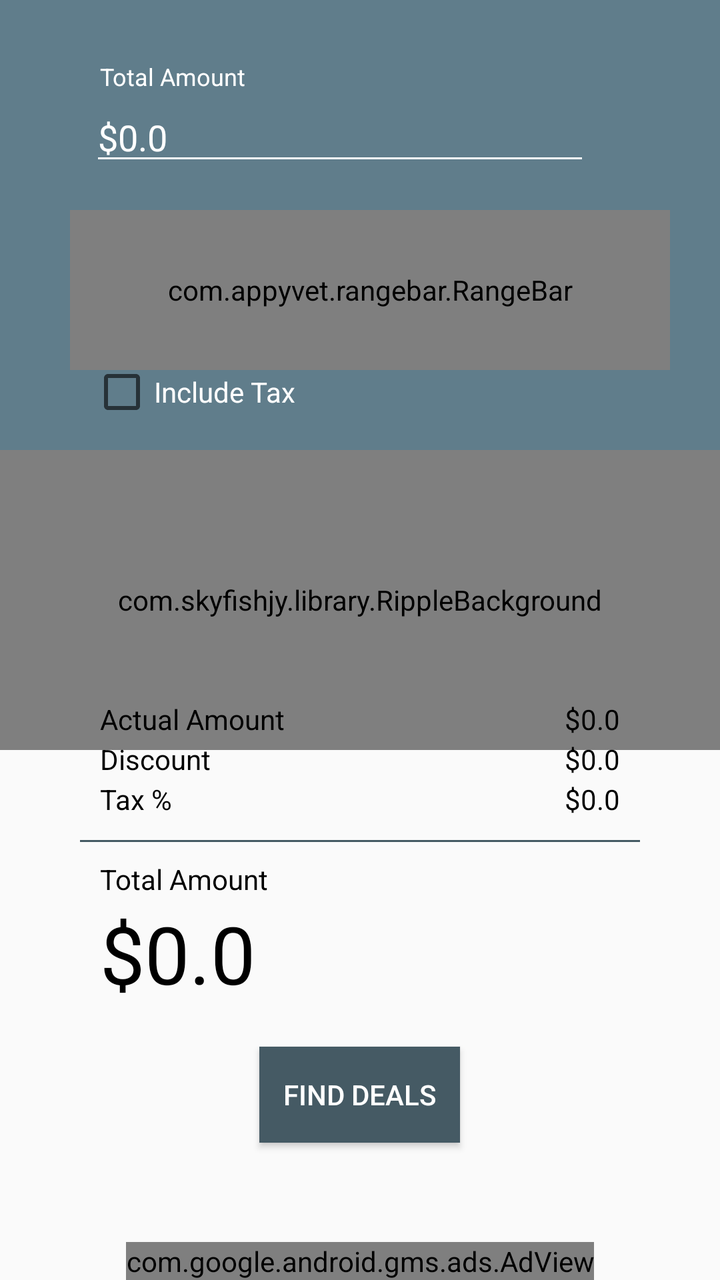
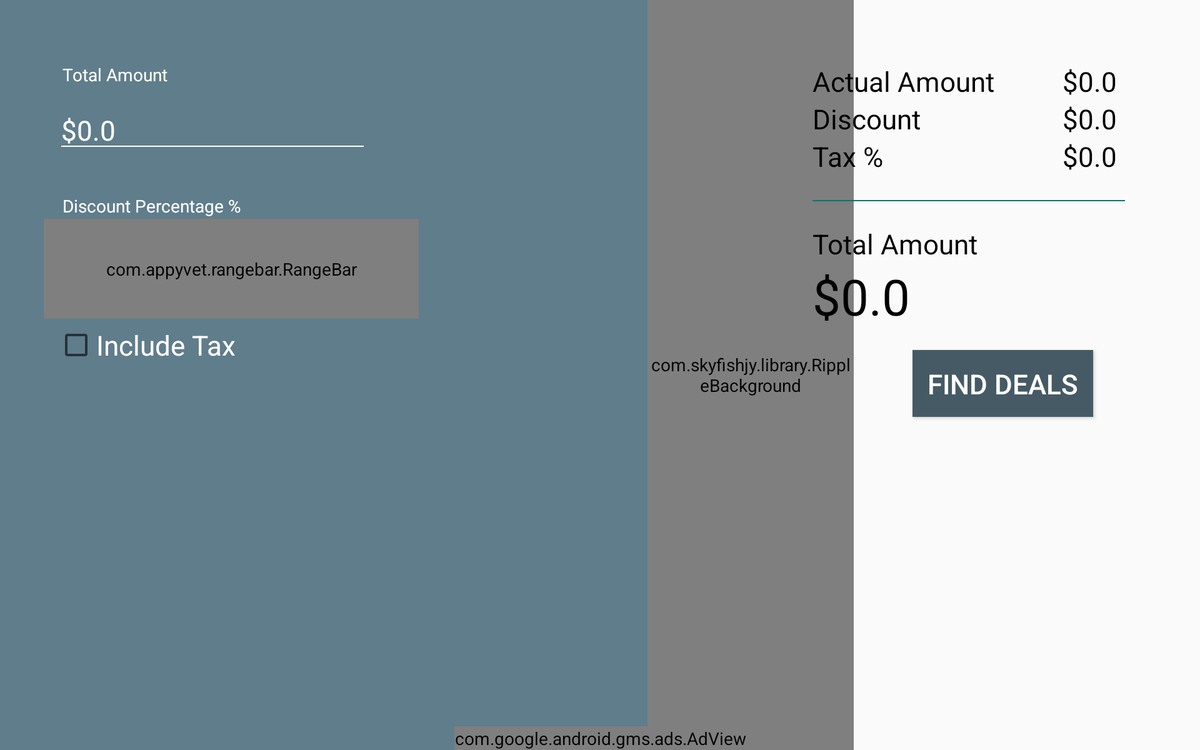

An Android layout and its configuration variant, each rendered on a device that would load it. The default file and the variant file are quoted in full after the pictures.
<!-- AndroidManifest.xml: application theme AppTheme -->
<!-- res/layout/discount.xml -->
<?xml version="1.0" encoding="utf-8"?>
<RelativeLayout xmlns:android="http://schemas.android.com/apk/res/android"
    android:orientation="vertical" android:layout_width="match_parent"
    android:layout_height="match_parent">

    <android.support.v4.widget.NestedScrollView
        android:id="@+id/discount_scroll"
        android:layout_width="match_parent"
        android:layout_height="match_parent">

        <RelativeLayout
            android:layout_width="match_parent"
            android:layout_height="match_parent">

            <ImageView
                android:layout_width="match_parent"
                android:layout_height="300dp"
                android:background="@color/discount_primary_light"/>

            <TextView
                android:id="@+id/txt_loan"
                android:layout_width="wrap_content"
                android:layout_height="wrap_content"
                android:text="Total Amount"
                android:paddingLeft="50dp"
                android:layout_marginTop="30dp"
                android:textSize="@dimen/textview_lable_size"
                android:textColor="@color/text_color_white"/>

            <EditText
                android:id="@+id/total_amount"
                android:layout_width="250dp"
                android:layout_height="wrap_content"
                android:hint="$0.0"
                android:layout_marginLeft="45dp"
                android:layout_below="@+id/txt_loan"
                android:inputType="numberDecimal"
                android:textColor="@color/text_color_white"
                android:backgroundTint="@color/text_color_white"
                android:textColorHint="@color/text_color_white"/>

            <TextView
                android:id="@+id/txt_loan1"
                android:layout_width="wrap_content"
                android:layout_height="wrap_content"
                android:text="Discount Percentage %"
                android:paddingLeft="50dp"
                android:layout_marginTop="105dp"
                android:textSize="@dimen/textview_lable_size"
                android:textColor="@color/text_color_white"/>

            <com.appyvet.rangebar.RangeBar
                xmlns:custom="http://schemas.android.com/apk/res-auto"
                android:id="@+id/discount_percent"
                android:layout_width="300dp"
                android:layout_height="80dp"
                custom:connectingLineColor="#FFFFFF"
                custom:pinColor="#FFFFFF"
                custom:pinMaxFont="10sp"
                custom:pinRadius="15dp"
                custom:rangeBar="false"
                custom:rangeBarColor="#FFFFFF"
                custom:selectorColor="#FFFFFF"
                custom:temporaryPins="false"
                custom:textColor="#000000"
                custom:tickColor="#FFFFFF"
                custom:tickEnd="100"
                custom:tickStart="1"
                android:layout_marginTop="105dp"
                android:layout_marginLeft="35dp"/>


            <CheckBox
                android:id="@+id/checkbox_tax"
                android:layout_width="wrap_content"
                android:layout_height="wrap_content"
                android:text="Include Tax"
                android:layout_marginLeft="45dp"
                android:layout_marginTop="180dp"
                android:textColor="@color/text_color_white" />



            <EditText
                android:id="@+id/tax_percent"
                android:layout_width="250dp"
                android:layout_height="wrap_content"
                android:hint="0.0%"
                android:layout_marginLeft="45dp"
                android:layout_below="@+id/checkbox_tax"
                android:inputType="numberDecimal"
                android:visibility="invisible"
                android:textColor="@color/text_color_white"
                android:backgroundTint="@color/text_color_white"
                android:textColorHint="@color/text_color_white"/>

            <com.skyfishjy.library.RippleBackground
                xmlns:android="http://schemas.android.com/apk/res/android"
                xmlns:app="http://schemas.android.com/apk/res-auto"
                android:layout_width="match_parent"
                android:layout_height="150dp"
                android:id="@+id/content"
                app:rb_color="@color/discount_primary_dark"
                app:rb_radius="8dp"
                app:rb_rippleAmount="4"
                app:rb_duration="3000"
                app:rb_scale="6"
                android:layout_marginTop="225dp">

            <ImageButton
                android:id="@+id/discount_img_btn"
                android:layout_width="50dp"
                android:layout_height="50dp"
                android:src="@drawable/discount"
                android:background="@drawable/round_btn_discount"
                android:layout_centerHorizontal="true"
                android:layout_marginTop="50dp"/>

            </com.skyfishjy.library.RippleBackground>

            <TextView
                android:layout_width="wrap_content"
                android:layout_height="wrap_content"
                android:text="Total Amount"
                android:paddingLeft="50dp"
                android:layout_marginTop="430dp"
                android:textColor="@color/text_color_black"/>

            <TextView
                android:id="@+id/total_amount_value"
                android:layout_width="wrap_content"
                android:layout_height="wrap_content"
                android:text="@string/Loan_Cost_value"
                android:paddingLeft="50dp"
                android:layout_marginTop="450dp"
                android:textSize="@dimen/final_calulated_value"
                android:textColor="@color/text_color_black"/>

            <TextView
                android:layout_width="wrap_content"
                android:layout_height="wrap_content"
                android:text="Actual Amount"
                android:paddingLeft="50dp"
                android:layout_marginTop="350dp"
                android:textColor="@color/text_color_black"/>

            <TextView
                android:layout_width="wrap_content"
                android:layout_height="wrap_content"
                android:text="Discount"
                android:paddingLeft="50dp"
                android:layout_marginTop="370dp"
                android:textColor="@color/text_color_black"/>

            <TextView
                android:layout_width="wrap_content"
                android:layout_height="wrap_content"
                android:text="Tax %"
                android:paddingLeft="50dp"
                android:layout_marginTop="390dp"
                android:textColor="@color/text_color_black"/>

            <TextView
                android:id="@+id/actual_amount"
                android:layout_width="wrap_content"
                android:layout_height="wrap_content"
                android:text="@string/Loan_Cost_value"
                android:layout_marginTop="350dp"
                android:layout_alignParentEnd="true"
                android:layout_alignParentRight="true"
                android:paddingRight="50dp"
                android:textColor="@color/text_color_black"/>

            <TextView
                android:id="@+id/discount_amount"
                android:layout_width="wrap_content"
                android:layout_height="wrap_content"
                android:text="@string/Loan_Cost_value"
                android:layout_marginTop="370dp"
                android:layout_alignParentEnd="true"
                android:layout_alignParentRight="true"
                android:paddingRight="50dp"
                android:textColor="@color/text_color_black"/>

            <TextView
                android:id="@+id/tax_amount"
                android:layout_width="wrap_content"
                android:layout_height="wrap_content"
                android:text="@string/Loan_Cost_value"
                android:layout_marginTop="390dp"
                android:layout_alignParentEnd="true"
                android:layout_alignParentRight="true"
                android:paddingRight="50dp"
                android:textColor="@color/text_color_black"/>

            <ImageView
                android:layout_width="280dp"
                android:layout_height="1dp"
                android:layout_centerHorizontal="true"
                android:layout_marginTop="420dp"
                android:background="@color/discount_primary_dark"/>

            <Button
                android:layout_width="wrap_content"
                android:layout_height="wrap_content"
                android:text="Find Deals"
                android:background="@color/discount_primary_dark"
                android:padding="12dp"
                android:textColor="@color/text_color_white"
                android:id="@+id/discount_moreInfo"
                android:layout_centerHorizontal="true"
                android:layout_marginTop="20dp"
                android:layout_below="@+id/total_amount_value"
                android:layout_marginBottom="60dp"/>


        </RelativeLayout>

    </android.support.v4.widget.NestedScrollView>

    <com.google.android.gms.ads.AdView
        android:layout_width="wrap_content"
        android:layout_height="wrap_content"
        xmlns:ads="http://schemas.android.com/apk/res-auto"
        android:id="@+id/discount_adview"
        android:layout_centerHorizontal="true"
        android:layout_alignParentBottom="true"
        ads:adSize = "BANNER"
        ads:adUnitId = "@string/smoke_banner"/>

</RelativeLayout>
<!-- resources referenced by this layout -->
<resources>
  <color name="discount_primary_dark">#455a64</color>
  <color name="discount_primary_light">#607d8b</color>
  
      //text color
  <color name="text_color_black">#000000</color>
  <color name="text_color_white">#FFFFFF</color>
  <dimen name="final_calulated_value">40sp</dimen>
  <dimen name="textview_lable_size">12sp</dimen>
  <!-- drawable discount: png bitmap (drawable, 739 bytes) -->
  <!-- drawable round_btn_discount (drawable) -->
  <?xml version="1.0" encoding="utf-8"?>
  <selector xmlns:android="http://schemas.android.com/apk/res/android">
      <item android:state_pressed="false">
          <shape android:shape="rectangle">
              <corners android:radius="1000dp" />
              <solid android:color="@color/discount_primary_dark" />
  
  
          </shape>
      </item>
      <item android:state_pressed="true">
          <shape android:shape="rectangle">
              <corners android:radius="1000dp" />
              <solid android:color="@color/discount_primary_light" />
  
  
          </shape>
      </item>
  </selector>
  <string name="Loan_Cost_value">$0.0</string>
  <string name="smoke_banner">ca-app-pub-7051442132957918/2581631581</string>
  <style name="AppTheme" parent="Theme.AppCompat.Light.DarkActionBar">
          
          <item name="colorPrimary">@color/colorPrimary</item>
          <item name="colorPrimaryDark">@color/colorPrimaryDark</item>
          <item name="colorAccent">@color/colorAccent</item>
      </style>
  <color name="colorPrimary">#3F51B5</color>
  <color name="colorPrimaryDark">#303F9F</color>
  <color name="colorAccent">#ab47bc</color>
  
      //smoke color
</resources>
<!-- res/layout-large-land/discount.xml (the repository's variant of the layout above) -->
<!-- drawn on a 7-inch tablet turned sideways -->
<?xml version="1.0" encoding="utf-8"?>
<RelativeLayout xmlns:android="http://schemas.android.com/apk/res/android"
    android:layout_width="match_parent" android:layout_height="match_parent">

    <RelativeLayout
        android:layout_width="600dp"
        android:layout_height="match_parent"
        android:background="@color/discount_primary_light">

        <TextView
            android:id="@+id/txt_loan"
            android:layout_width="wrap_content"
            android:layout_height="wrap_content"
            android:text="Total Amount"
            android:paddingLeft="50dp"
            android:layout_marginTop="50dp"
            android:textColor="@color/text_color_white"
            />

        <EditText
            android:id="@+id/total_amount"
            android:layout_width="250dp"
            android:layout_height="wrap_content"
            android:hint="$0.0"
            android:layout_marginLeft="45dp"
            android:layout_below="@+id/txt_loan"
            android:inputType="numberDecimal"
            android:textColor="@color/text_color_white"
            android:backgroundTint="@color/text_color_white"
            android:textColorHint="@color/text_color_white"
            android:layout_marginTop="10dp"
            android:textSize="@dimen/large_size"/>

        <TextView
            android:id="@+id/txt_loan1"
            android:layout_width="wrap_content"
            android:layout_height="wrap_content"
            android:text="Discount Percentage %"
            android:paddingLeft="50dp"
            android:layout_marginTop="155dp"
            android:textColor="@color/text_color_white"/>

        <com.appyvet.rangebar.RangeBar
            xmlns:custom="http://schemas.android.com/apk/res-auto"
            android:id="@+id/discount_percent"
            android:layout_width="300dp"
            android:layout_height="80dp"
            custom:connectingLineColor="#FFFFFF"
            custom:pinColor="#FFFFFF"
            custom:pinMaxFont="10sp"
            custom:pinRadius="15dp"
            custom:rangeBar="false"
            custom:rangeBarColor="#FFFFFF"
            custom:selectorColor="#FFFFFF"
            custom:temporaryPins="false"
            custom:textColor="#000000"
            custom:tickColor="#FFFFFF"
            custom:tickEnd="100"
            custom:tickStart="1"
            android:layout_marginTop="175dp"
            android:layout_marginLeft="35dp"/>


        <CheckBox
            android:id="@+id/checkbox_tax"
            android:layout_width="wrap_content"
            android:layout_height="wrap_content"
            android:text="Include Tax"
            android:layout_marginLeft="45dp"
            android:layout_marginTop="260dp"
            android:textColor="@color/text_color_white"
            android:textSize="@dimen/large_size"/>



        <EditText
            android:id="@+id/tax_percent"
            android:layout_width="250dp"
            android:layout_height="wrap_content"
            android:hint="0.0%"
            android:layout_marginLeft="45dp"
            android:layout_below="@+id/checkbox_tax"
            android:inputType="numberDecimal"
            android:visibility="invisible"
            android:layout_marginTop="20dp"
            android:textColor="@color/text_color_white"
            android:backgroundTint="@color/text_color_white"
            android:textColorHint="@color/text_color_white"
            android:textSize="@dimen/large_size"/>


    </RelativeLayout>

    <com.skyfishjy.library.RippleBackground
        xmlns:android="http://schemas.android.com/apk/res/android"
        xmlns:app="http://schemas.android.com/apk/res-auto"
        android:layout_width="165dp"
        android:layout_height="match_parent"
        android:id="@+id/content"
        app:rb_color="@color/discount_primary_dark"
        app:rb_radius="12dp"
        app:rb_rippleAmount="4"
        app:rb_duration="3000"
        app:rb_scale="6"
        android:layout_marginLeft="518dp">

    <ImageButton
        android:id="@+id/discount_img_btn"
        android:layout_width="70dp"
        android:layout_height="70dp"
        android:src="@drawable/discount"
        android:background="@drawable/round_btn_discount"
        android:layout_centerVertical="true"
        android:layout_marginLeft="47dp"/>

    </com.skyfishjy.library.RippleBackground>
    <TextView
        android:layout_width="wrap_content"
        android:layout_height="wrap_content"
        android:text="Total Amount"
        android:layout_marginLeft="650dp"
        android:layout_marginTop="180dp"
        android:textSize="@dimen/large_size"
        android:textColor="@color/text_color_black"/>

    <TextView
        android:id="@+id/total_amount_value"
        android:layout_width="wrap_content"
        android:layout_height="wrap_content"
        android:text="@string/Loan_Cost_value"
        android:layout_marginLeft="650dp"
        android:layout_marginTop="210dp"
        android:textColor="@color/text_color_black"
        android:textSize="@dimen/final_calulated_value"/>

    <ImageView
        android:layout_width="250dp"
        android:layout_height="1dp"
        android:layout_marginLeft="650dp"
        android:layout_marginTop="160dp"
        android:background="@color/fuel_primary_dark"/>

    <TextView
        android:layout_width="wrap_content"
        android:layout_height="wrap_content"
        android:text="Actual Amount"
        android:layout_marginLeft="650dp"
        android:layout_marginTop="50dp"
        android:textSize="@dimen/large_size"
        android:textColor="@color/text_color_black"/>

    <TextView
        android:layout_width="wrap_content"
        android:layout_height="wrap_content"
        android:text="Discount"
        android:layout_marginLeft="650dp"
        android:layout_marginTop="80dp"
        android:textSize="@dimen/large_size"
        android:textColor="@color/text_color_black"/>

    <TextView
        android:layout_width="wrap_content"
        android:layout_height="wrap_content"
        android:text="Tax %"
        android:layout_marginLeft="650dp"
        android:layout_marginTop="110dp"
        android:textSize="@dimen/large_size"
        android:textColor="@color/text_color_black"/>

    <TextView
        android:id="@+id/actual_amount"
        android:layout_width="wrap_content"
        android:layout_height="wrap_content"
        android:text="@string/Loan_Cost_value"
        android:layout_marginTop="50dp"
        android:layout_marginLeft="850dp"
        android:textSize="@dimen/large_size"
        android:textColor="@color/text_color_black"/>

    <TextView
        android:id="@+id/discount_amount"
        android:layout_width="wrap_content"
        android:layout_height="wrap_content"
        android:text="@string/Loan_Cost_value"
        android:layout_marginTop="80dp"
        android:textSize="@dimen/large_size"
        android:layout_marginLeft="850dp"
        android:textColor="@color/text_color_black"/>

    <TextView
        android:id="@+id/tax_amount"
        android:layout_width="wrap_content"
        android:layout_height="wrap_content"
        android:text="@string/Loan_Cost_value"
        android:layout_marginTop="110dp"
        android:layout_marginLeft="850dp"
        android:textSize="@dimen/large_size"
        android:textColor="@color/text_color_black"/>

    <Button
        android:layout_width="wrap_content"
        android:layout_height="wrap_content"
        android:text="Find Deals"
        android:background="@color/discount_primary_dark"
        android:padding="12dp"
        android:textColor="@color/text_color_white"
        android:id="@+id/discount_moreInfo"
        android:layout_marginTop="280dp"
        android:layout_marginLeft="730dp"
        android:textSize="@dimen/large_size"/>

    <com.google.android.gms.ads.AdView
        android:layout_width="wrap_content"
        android:layout_height="wrap_content"
        xmlns:ads="http://schemas.android.com/apk/res-auto"
        android:id="@+id/discount_adview"
        android:layout_centerHorizontal="true"
        android:layout_alignParentBottom="true"
        ads:adSize = "LEADERBOARD"
        ads:adUnitId = "@string/discount_banner"/>

</RelativeLayout>
<!-- resources referenced by the variant -->
<!-- as a 7-inch tablet turned sideways resolves them -->
<resources>
  <color name="discount_primary_dark">#455a64</color>
  <color name="discount_primary_light">#607d8b</color>
  
      //text color
  <color name="fuel_primary_dark">#00796b</color>
  <color name="text_color_black">#000000</color>
  <color name="text_color_white">#FFFFFF</color>
  <dimen name="final_calulated_value">40sp</dimen>
  <dimen name="large_size">22sp</dimen>
  <!-- drawable discount: png bitmap (drawable, 739 bytes) -->
  <!-- drawable round_btn_discount (drawable) -->
  <?xml version="1.0" encoding="utf-8"?>
  <selector xmlns:android="http://schemas.android.com/apk/res/android">
      <item android:state_pressed="false">
          <shape android:shape="rectangle">
              <corners android:radius="1000dp" />
              <solid android:color="@color/discount_primary_dark" />
  
  
          </shape>
      </item>
      <item android:state_pressed="true">
          <shape android:shape="rectangle">
              <corners android:radius="1000dp" />
              <solid android:color="@color/discount_primary_light" />
  
  
          </shape>
      </item>
  </selector>
  <string name="Loan_Cost_value">$0.0</string>
  <string name="discount_banner">ca-app-pub-7051442132957918/7979361097</string>
  <style name="AppTheme" parent="Theme.AppCompat.Light.DarkActionBar">
          
          <item name="colorPrimary">@color/colorPrimary</item>
          <item name="colorPrimaryDark">@color/colorPrimaryDark</item>
          <item name="colorAccent">@color/colorAccent</item>
      </style>
  <color name="colorPrimary">#3F51B5</color>
  <color name="colorPrimaryDark">#303F9F</color>
  <color name="colorAccent">#ab47bc</color>
  
      //smoke color
</resources>
